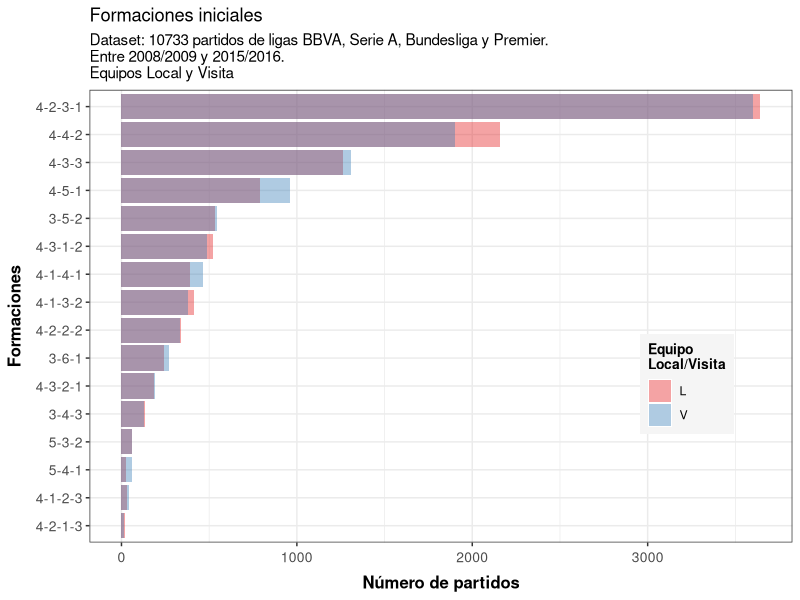
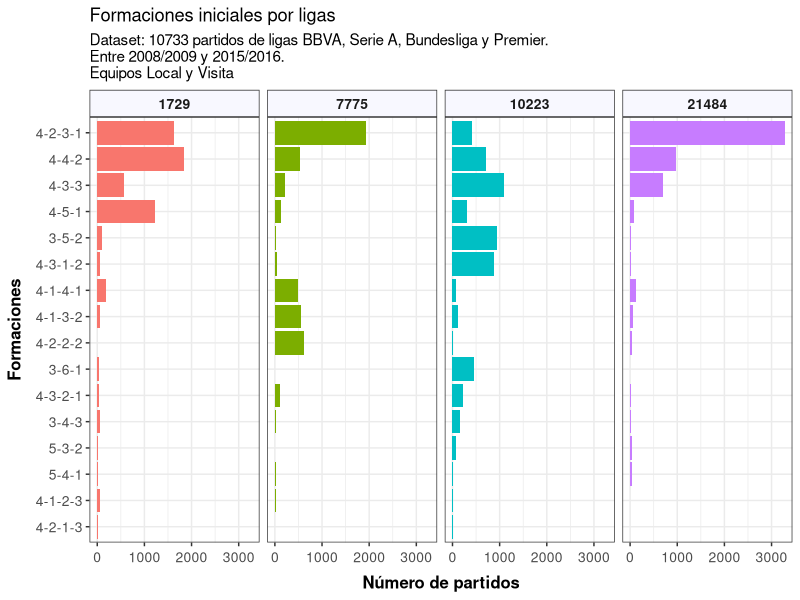

Generate these figures, in order, with R: (Note: this script raises an error after producing the figures.)
## ---- chunk 1
knitr::opts_chunk$set(fig.width=7, fig.height=5, echo=F, warning=FALSE, message=FALSE)
## ---- chunk 2
library(dplyr)
library(ggplot2)
library(knitr)
library(RColorBrewer)
library(plyr)
library(stringdist)
library(grid)
library(gtable)
## ---- chunk 3
t1 <- read.csv("tabla1_.csv", header = TRUE)
Locales <- t1[,c('league_id','season','resultado','formLocal')]
colnames(Locales)[4] <- "form"
Locales <-cbind(Locales,"L")
colnames(Locales)[5] <- "Team"
Visitas <- t1[,c('league_id','season','resultado','formVisita')]
colnames(Visitas)[4] <- "form"
Visitas <-cbind(Visitas,"V")
colnames(Visitas)[5] <- "Team"
t2 <- rbind(Locales,Visitas)

# distribucion formaciones
# # local
local_form <- t1 %>% count('formLocal') %>% mutate(S = "L")
names(local_form)[1] <- "form"
# # away
away_form <- t1 %>% count('formVisita') %>% mutate(S = "V")
names(away_form)[1] <- "form"
# # ambos
form <- rbind(local_form, away_form)

ft <- aggregate(freq ~ form, data=form, FUN=sum)
ft <- ft[order(ft$freq,decreasing = F),]

pform1 <- ggplot(t2, aes(x = form)) + 
        geom_bar(stat = "count", aes(fill=factor(Team)), alpha=0.4, position = position_identity()) + 
        coord_flip()
p1 = pform1 + theme_bw() +
        labs(x="Formaciones", y="Número de partidos") +
        scale_fill_brewer(palette = "Set1", name="Equipo\nLocal/Visita") +
        theme(legend.background = element_rect(fill="gray96"),
              #strip.text.x = element_text(face="bold", size=12),
              axis.text.x = element_text(vjust=0.5, size=10), 
              axis.text.y = element_text(vjust=0.5, size=10), 
              axis.title.x = element_text(face="bold", size=12, margin=margin(8,8,0,0)), 
              axis.title.y = element_text(face="bold", size=12, margin=margin(8,8,0,0)),
              legend.position=c(0.85,0.35),
              legend.title = element_text(size=10, face="bold")) +
        scale_x_discrete(limits=t(ft[6:21,1])) +
        ggtitle(label="Formaciones iniciales", subtitle = "Dataset: 10733 partidos de ligas BBVA, Serie A, Bundesliga y Premier.\nEntre 2008/2009 y 2015/2016.\nEquipos Local y Visita")
p1
## ---- chunk 4
pform2 <- ggplot(t2, aes(x = form)) + 
        geom_bar(stat = "count", aes(fill=factor(league_id))) + 
        coord_flip()
p2 = pform2 + facet_grid(~ league_id) + theme_bw() +
        labs(x="Formaciones", y="Número de partidos") +
        theme(axis.text.x = element_text(vjust=0.5, size=10), 
              axis.text.y = element_text(vjust=0.5, size=10), 
              axis.title.x = element_text(face="bold", size=12, margin=margin(8,8,0,0)), 
              axis.title.y = element_text(face="bold", size=12, margin=margin(8,8,0,0)),
              strip.text.x = element_text(face="bold", size=10),
              strip.background = element_rect(fill="ghostwhite"),
              legend.position="none") +
        scale_x_discrete(limits=t(ft[6:21,1])) +
        ggtitle(label="Formaciones iniciales por ligas", subtitle = "Dataset: 10733 partidos de ligas BBVA, Serie A, Bundesliga y Premier.\nEntre 2008/2009 y 2015/2016.\nEquipos Local y Visita")
p2
## ---- chunk 5
pform3 <- ggplot(t2[which(t2$league_id=="Premier League"),], aes(x = form)) + 
        geom_bar(stat = "count", fill="lightseagreen") + 
        coord_flip()
p3 = pform3 + facet_wrap(~ season, nrow=2) + theme_bw() +
        labs(x="Formaciones", y="Número de partidos") +
        theme(axis.text.x = element_text(vjust=0.5, size=10), 
              axis.text.y = element_text(vjust=0.5, size=10), 
              axis.title.x = element_text(face="bold", size=12, margin=margin(8,8,0,0)), 
              axis.title.y = element_text(face="bold", size=12, margin=margin(8,8,0,0)),
              strip.text.x = element_text(face="bold", size=10),
              strip.background = element_rect(fill="ghostwhite"),
              legend.position="none") +
        scale_x_discrete(limits=t(ft[10:21,1])) +
        ggtitle(label="Formaciones iniciales Premier League por temporada", subtitle = "Dataset: 2837 partidos de Premier League entre 2008/2009 y 2015/2016.\nEquipos Local y Visita")
p3
## ---- chunk 6
pform4 <- ggplot(t2[which(t2$league_id=="BBVA"),], aes(x = form)) + 
        geom_bar(stat = "count", fill="tomato2") + 
        coord_flip()
p4 = pform4 + facet_wrap(~ season, nrow=2) + theme_bw() +
        labs(x="Formaciones", y="Número de partidos") +
        theme(axis.text.x = element_text(vjust=0.5, size=10), 
              axis.text.y = element_text(vjust=0.5, size=10), 
              axis.title.x = element_text(face="bold", size=12, margin=margin(8,8,0,0)), 
              axis.title.y = element_text(face="bold", size=12, margin=margin(8,8,0,0)),
              strip.text.x = element_text(face="bold", size=10),
              strip.background = element_rect(fill="ghostwhite"),
              legend.position="none") +
        scale_x_discrete(limits=t(ft[10:21,1])) +
        ggtitle(label="Formaciones iniciales liga BBVA por temporada", subtitle = "Dataset: 2618 partidos de liga BBVA entre 2008/2009 y 2015/2016.\nEquipos Local y Visita")
p4
## ---- chunk 7
pform5 <- ggplot(t2[which(t2$league_id=="Serie A"),], aes(x = form)) + 
        geom_bar(stat = "count", fill="mediumpurple") + 
        coord_flip()
p5 = pform5 + facet_wrap(~ season, nrow=2) + theme_bw() +
        labs(x="Formaciones", y="Número de partidos") +
        theme(axis.text.x = element_text(vjust=0.5, size=10), 
              axis.text.y = element_text(vjust=0.5, size=10), 
              axis.title.x = element_text(face="bold", size=12, margin=margin(8,8,0,0)), 
              axis.title.y = element_text(face="bold", size=12, margin=margin(8,8,0,0)),
              strip.text.x = element_text(face="bold", size=10),
              strip.background = element_rect(fill="ghostwhite"),
              legend.position="none") +
        scale_x_discrete(limits=t(ft[10:21,1])) +
        ggtitle(label="Formaciones iniciales liga Serie A por temporada", subtitle = "Dataset: 2652 partidos de liga Serie A entre 2008/2009 y 2015/2016.\nEquipos Local y Visita")
p5
## ---- chunk 8
pform6 <- ggplot(t2[which(t2$league_id=="Bundesliga"),], aes(x = form)) + 
        geom_bar(stat = "count", fill="olivedrab3") + 
        coord_flip()
p6 = pform6 + facet_wrap(~ season, nrow=2) + theme_bw() +
        labs(x="Formaciones", y="Número de partidos") +
        theme(axis.text.x = element_text(vjust=0.5, size=10), 
              axis.text.y = element_text(vjust=0.5, size=10), 
              axis.title.x = element_text(face="bold", size=12, margin=margin(8,8,0,0)), 
              axis.title.y = element_text(face="bold", size=12, margin=margin(8,8,0,0)),
              strip.text.x = element_text(face="bold", size=10),
              strip.background = element_rect(fill="ghostwhite"),
              legend.position="none") +
        scale_x_discrete(limits=t(ft[10:21,1])) +
        ggtitle(label="Formaciones iniciales Bundesliga por temporada", subtitle = "Dataset: 2309 partidos de liga Bundesliga entre 2008/2009 y 2015/2016.\nEquipos Local y Visita")
p6
## ---- chunk 9
Locales$resultado <- factor(Locales$resultado, levels = c("V", "E", "L"))
tableL = as.data.frame(table(Locales$resultado,Locales$form))
match = as.data.frame(amatch(t(ft[6:21,1]), tableL$Var2))
target=""
for (i in nrow(match):1){
        target <- c(target,match[i,1],match[i,1]+1,match[i,1]+2)
}
target = target[-1]
L = tableL[target,]

keeping.order <- function(data, fn, ...) { 
        col <- ".sortColumn"
        data[,col] <- 1:nrow(data) 
        out <- fn(data, ...) 
        if (!col %in% colnames(out)) stop("Ordering column not preserved by function") 
        out <- out[order(out[,col]),] 
        out[,col] <- NULL 
        out 
} 

L = keeping.order(L, ddply,.(Var2), transform, percent = Freq/sum(Freq) * 100)
L = keeping.order(L, ddply,.(Var2), transform, pos = (cumsum(Freq) - 0.5 * Freq))
L$label = paste0(sprintf("%.0f", L$percent), "%")
tl <- keeping.order(L, ddply,.(Var2), transform, tl = sum(Freq))

pform7 <- ggplot(L, aes(x = factor(Var2, levels=rev(unique(Var2))), y = percent, fill = Var1)) +
        geom_bar(position = position_stack(), stat = "identity", width = .7, alpha=0.6) +
        geom_text(aes(label = label), position = position_stack(vjust = 0.5), size = 3.5) +
        coord_flip()
p7 = pform7 + theme_bw() +
        labs(x="Formación equipo Local", y="% de resultados") +
        theme(legend.background = element_rect(),
              legend.title = element_text(size=10, face="bold"),
              legend.text = element_text(size = 10, face = "bold"),
              legend.position="top",
              legend.justification=c(0,0),
              axis.text.x = element_text(vjust=0.5, size=10), 
              axis.text.y = element_text(vjust=0.5, size=10), 
              axis.title.x = element_text(face="bold", size=12, margin=margin(8,8,0,0)), 
              axis.title.y = element_text(face="bold", size=12, margin=margin(8,8,0,0))) +
        scale_x_discrete(limits=t(ft[6:21,1])) +
        guides(fill=guide_legend(title=NULL)) +
        scale_fill_brewer(palette = "Set2", breaks=c("L","E","V"), labels=c("Ganó Local", "Empate", "Ganó Visita")) +
        ggtitle(label="Resultados según formación inicial de equipo Local", subtitle = "Dataset: 10746 partidos de ligas BBVA, Serie A, Bundesliga y Premier.\nEntre 2008/2009 y 2015/2016. Equipos Locales")

library(grid)
library(gtable)
for (i in 1:16)  {
        p7 <- p7 + annotation_custom(
                grob = textGrob(label = tl$tl[i*3], hjust = 0, gp = gpar(cex = 0.7)),
                ymin = 100.5,      # Vertical position of the textGrob
                ymax = 100.5,
                xmin = 17-i,         # Note: The grobs are positioned outside the plot area
                xmax = 17-i)
}
p7 <- p7 + annotation_custom(
        grob = textGrob(label = "Número total\npartidos", hjust = 0, gp = gpar(cex = 0.7)),
        ymin = 99,      # Vertical position of the textGrob
        ymax = 99,
        xmin = 17.5,         # Note: The grobs are positioned outside the plot area
        xmax = 17.5)
gt <- ggplot_gtable(ggplot_build(p7))
gt$layout$clip[gt$layout$name == "panel"] <- "off"
grid.draw(gt)
## ---- chunk 10
Visitas$resultado <- factor(Visitas$resultado, levels = c("V", "E", "L"))

tableV = as.data.frame(table(Visitas$resultado, Visitas$form))
matchV = as.data.frame(amatch(t(ft[6:21,1]), tableV$Var2))
target=""
for (i in nrow(matchV):1){
        target <- c(target,matchV[i,1],matchV[i,1]+1,matchV[i,1]+2)
}
target = target[-1]
V = tableV[target,]

V = keeping.order(V, ddply,.(Var2), transform, percent = Freq/sum(Freq) * 100)
V = keeping.order(V, ddply,.(Var2), transform, pos = (cumsum(Freq) - 0.5 * Freq))
V$label = paste0(sprintf("%.0f", V$percent), "%")
tlV <- keeping.order(V, ddply,.(Var2), transform, tlV = sum(Freq))

pform8 <- ggplot(V, aes(x = factor(Var2, levels=rev(unique(Var2))), y = percent, fill = Var1)) +
        geom_bar(position = position_stack(), stat = "identity", width = .7, alpha=0.6) +
        geom_text(aes(label = label), position = position_stack(vjust = 0.5), size = 3.5) +
        coord_flip()
p8 = pform8 + theme_bw() +
        labs(x="Formación equipo Visita", y="% de resultados") +
        theme(legend.background = element_rect(),
              legend.title = element_text(size=10, face="bold"),
              legend.text = element_text(size = 10, face = "bold"),
              legend.position="top",
              legend.justification=c(0,0),
              axis.text.x = element_text(vjust=0.5, size=10), 
              axis.text.y = element_text(vjust=0.5, size=10), 
              axis.title.x = element_text(face="bold", size=12, margin=margin(8,8,0,0)), 
              axis.title.y = element_text(face="bold", size=12, margin=margin(8,8,0,0))) +
        scale_x_discrete(limits=t(ft[6:21,1])) +
        guides(fill=guide_legend(title=NULL)) +
        scale_fill_brewer(palette = "Set2", breaks=c("L","E","V"), labels=c("Ganó Local", "Empate", "Ganó Visita")) +
        ggtitle(label="Resultados según formación inicial de equipo Visita", subtitle = "Dataset: 10742 partidos de ligas BBVA, Serie A, Bundesliga y Premier.\nEntre 2008/2009 y 2015/2016. Equipos Locales")

for (i in 1:16)  {
        p8 <- p8 + annotation_custom(
                grob = textGrob(label = tlV$tlV[i*3], hjust = 0, gp = gpar(cex = 0.7)),
                ymin = 100.5,      # Vertical position of the textGrob
                ymax = 100.5,
                xmin = 17-i,         # Note: The grobs are positioned outside the plot area
                xmax = 17-i)
}
p8 <- p8 + annotation_custom(
        grob = textGrob(label = "Número total\npartidos", hjust = 0, gp = gpar(cex = 0.7)),
        ymin = 99,      # Vertical position of the textGrob
        ymax = 99,
        xmin = 17.5,         # Note: The grobs are positioned outside the plot area
        xmax = 17.5)
gtv <- ggplot_gtable(ggplot_build(p8))
gtv$layout$clip[gtv$layout$name == "panel"] <- "off"
grid.draw(gtv)
